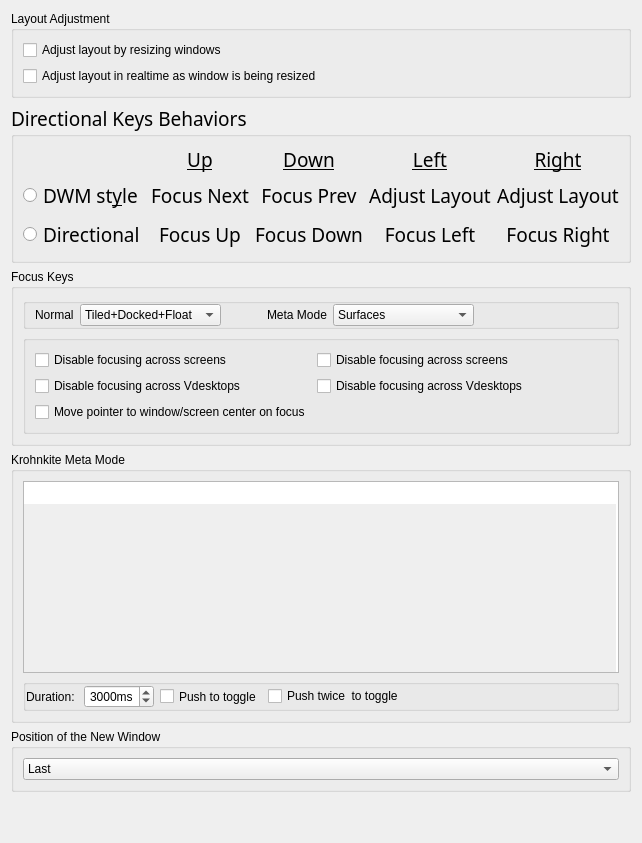
     <widget class="QWidget" name="_4_behaviorTab">
      <attribute name="title">
       <string>Behavior</string>
      </attribute>
      <layout class="QVBoxLayout" name="verticalLayout_6">
       <item>
        <widget class="QGroupBox" name="GB_1_layoutAdjustment">
         <property name="title">
          <string>Layout Adjustment</string>
         </property>
         <layout class="QVBoxLayout" name="verticalLayout_7">
          <item>
           <widget class="QCheckBox" name="kcfg_adjustLayout">
            <property name="toolTip">
             <string>Resizing window will cause layout to be adjusted. The actual behaviour might differ based on layout in use.</string>
            </property>
            <property name="text">
             <string>Adjust layout by resizing windows</string>
            </property>
           </widget>
          </item>
          <item>
           <widget class="QCheckBox" name="kcfg_adjustLayoutLive">
            <property name="toolTip">
             <string>If enabled, resizing window will immediately adjust layout. If disabled, layout will be adjusted *after* window resizing is over.</string>
            </property>
            <property name="text">
             <string>Adjust layout in realtime as window is being resized</string>
            </property>
           </widget>
          </item>
         </layout>
        </widget>
       </item>
       <item>
        <widget class="QGroupBox" name="GB_2_directionalMode">
         <property name="font">
          <font>
           <family>Noto Sans</family>
           <pointsize>14</pointsize>
           <italic>false</italic>
           <bold>false</bold>
          </font>
         </property>
         <property name="title">
          <string>Directional Keys Behaviors</string>
         </property>
         <layout class="QGridLayout" name="gridLayout_4">
          <item row="2" column="0">
           <widget class="QRadioButton" name="kcfg_directionalKeyFocus">
            <property name="sizePolicy">
             <sizepolicy hsizetype="Maximum" vsizetype="Fixed">
              <horstretch>0</horstretch>
              <verstretch>0</verstretch>
             </sizepolicy>
            </property>
            <property name="font">
             <font>
              <family>Noto Sans</family>
              <pointsize>14</pointsize>
              <italic>false</italic>
              <bold>false</bold>
             </font>
            </property>
            <property name="text">
             <string>Directional</string>
            </property>
            <attribute name="buttonGroup">
             <string notr="true">directionalKeyButtonGroup</string>
            </attribute>
           </widget>
          </item>
          <item row="0" column="4">
           <widget class="QLabel" name="label_5">
            <property name="font">
             <font>
              <family>Noto Sans</family>
              <pointsize>14</pointsize>
              <italic>false</italic>
              <bold>false</bold>
              <underline>true</underline>
             </font>
            </property>
            <property name="text">
             <string>Right</string>
            </property>
            <property name="alignment">
             <set>Qt::AlignmentFlag::AlignCenter</set>
            </property>
           </widget>
          </item>
          <item row="2" column="4">
           <widget class="QLabel" name="label_12">
            <property name="text">
             <string>Focus Right</string>
            </property>
            <property name="alignment">
             <set>Qt::AlignmentFlag::AlignCenter</set>
            </property>
           </widget>
          </item>
          <item row="1" column="2">
           <widget class="QLabel" name="label_6">
            <property name="text">
             <string>Focus Prev</string>
            </property>
            <property name="alignment">
             <set>Qt::AlignmentFlag::AlignCenter</set>
            </property>
           </widget>
          </item>
          <item row="0" column="3">
           <widget class="QLabel" name="label_4">
            <property name="font">
             <font>
              <family>Noto Sans</family>
              <pointsize>14</pointsize>
              <italic>false</italic>
              <bold>false</bold>
              <underline>true</underline>
             </font>
            </property>
            <property name="text">
             <string>Left</string>
            </property>
            <property name="alignment">
             <set>Qt::AlignmentFlag::AlignCenter</set>
            </property>
           </widget>
          </item>
          <item row="0" column="2">
           <widget class="QLabel" name="label_3">
            <property name="font">
             <font>
              <family>Noto Sans</family>
              <pointsize>14</pointsize>
              <italic>false</italic>
              <bold>false</bold>
              <underline>true</underline>
             </font>
            </property>
            <property name="text">
             <string>Down</string>
            </property>
            <property name="alignment">
             <set>Qt::AlignmentFlag::AlignCenter</set>
            </property>
           </widget>
          </item>
          <item row="1" column="3">
           <widget class="QLabel" name="label_7">
            <property name="text">
             <string>Adjust Layout</string>
            </property>
            <property name="alignment">
             <set>Qt::AlignmentFlag::AlignCenter</set>
            </property>
           </widget>
          </item>
          <item row="2" column="3">
           <widget class="QLabel" name="label_11">
            <property name="text">
             <string>Focus Left</string>
            </property>
            <property name="alignment">
             <set>Qt::AlignmentFlag::AlignCenter</set>
            </property>
           </widget>
          </item>
          <item row="1" column="1">
           <widget class="QLabel" name="label">
            <property name="text">
             <string>Focus Next</string>
            </property>
            <property name="alignment">
             <set>Qt::AlignmentFlag::AlignCenter</set>
            </property>
           </widget>
          </item>
          <item row="1" column="0">
           <widget class="QRadioButton" name="kcfg_directionalKeyDwm">
            <property name="sizePolicy">
             <sizepolicy hsizetype="Maximum" vsizetype="Fixed">
              <horstretch>0</horstretch>
              <verstretch>0</verstretch>
             </sizepolicy>
            </property>
            <property name="font">
             <font>
              <family>Noto Sans</family>
              <pointsize>14</pointsize>
              <italic>false</italic>
              <bold>false</bold>
             </font>
            </property>
            <property name="text">
             <string>DWM st&amp;yle</string>
            </property>
            <attribute name="buttonGroup">
             <string notr="true">directionalKeyButtonGroup</string>
            </attribute>
           </widget>
          </item>
          <item row="2" column="2">
           <widget class="QLabel" name="label_10">
            <property name="text">
             <string>Focus Down</string>
            </property>
            <property name="alignment">
             <set>Qt::AlignmentFlag::AlignCenter</set>
            </property>
           </widget>
          </item>
          <item row="2" column="1">
           <widget class="QLabel" name="label_9">
            <property name="text">
             <string>Focus Up</string>
            </property>
            <property name="alignment">
             <set>Qt::AlignmentFlag::AlignCenter</set>
            </property>
           </widget>
          </item>
          <item row="1" column="4">
           <widget class="QLabel" name="label_8">
            <property name="text">
             <string>Adjust Layout</string>
            </property>
            <property name="alignment">
             <set>Qt::AlignmentFlag::AlignCenter</set>
            </property>
           </widget>
          </item>
          <item row="0" column="1">
           <widget class="QLabel" name="label_2">
            <property name="font">
             <font>
              <family>Noto Sans</family>
              <pointsize>14</pointsize>
              <italic>false</italic>
              <bold>false</bold>
              <underline>true</underline>
             </font>
            </property>
            <property name="text">
             <string>Up</string>
            </property>
            <property name="alignment">
             <set>Qt::AlignmentFlag::AlignCenter</set>
            </property>
           </widget>
          </item>
         </layout>
        </widget>
       </item>
       <item>
        <widget class="QGroupBox" name="groupBox">
         <property name="title">
          <string>Focus Keys</string>
         </property>
         <layout class="QVBoxLayout" name="verticalLayout_15">
          <item>
           <widget class="QGroupBox" name="groupBox_2">
            <property name="title">
             <string/>
            </property>
            <property name="flat">
             <bool>true</bool>
            </property>
            <layout class="QGridLayout" name="gridLayout_34">
             <property name="topMargin">
              <number>0</number>
             </property>
             <property name="bottomMargin">
              <number>0</number>
             </property>
             <item row="0" column="6">
              <spacer name="horizontalSpacer_24">
               <property name="orientation">
                <enum>Qt::Orientation::Horizontal</enum>
               </property>
               <property name="sizeHint" stdset="0">
                <size>
                 <width>40</width>
                 <height>20</height>
                </size>
               </property>
              </spacer>
             </item>
             <item row="0" column="5">
              <widget class="QComboBox" name="kcfg_focusMeta">
               <property name="toolTip">
                <string>&lt;html&gt;&lt;head/&gt;&lt;body&gt;&lt;p&gt;What types of window can be focused using Krohnkite's focus keys in meta Mode. &lt;/p&gt;&lt;p&gt;Meta shortcuts: &lt;span style=&quot; font-weight:700;&quot;&gt;MetaFocusLeft&lt;/span&gt;, &lt;span style=&quot; font-weight:700;&quot;&gt;MetaFocusRight&lt;/span&gt;, &lt;span style=&quot; font-weight:700;&quot;&gt;MetaFocusUp&lt;/span&gt;, &lt;span style=&quot; font-weight:700;&quot;&gt;MetaFocusDown&lt;/span&gt;&lt;/p&gt;&lt;p&gt;These Meta Shortcuts have configured on the same Focus keys. Can be overridden in Krohnkite Meta Mode configuration settings (see wiki).&lt;/p&gt;&lt;p&gt;&lt;span style=&quot; font-weight:700;&quot;&gt;Special : focus up - &lt;/span&gt;walk on screens. &lt;span style=&quot; font-weight:700;&quot;&gt;focus down - &lt;/span&gt;walk on all the windows, even those that are not managed and  registered by Krohnkite. &lt;span style=&quot; font-weight:700;&quot;&gt;focus left/right - &lt;/span&gt;walk on Virtual Desktops.&lt;/p&gt;&lt;/body&gt;&lt;/html&gt;</string>
               </property>
               <property name="currentIndex">
                <number>1</number>
               </property>
               <item>
                <property name="text">
                 <string>Tiled+Docked+Float</string>
                </property>
               </item>
               <item>
                <property name="text">
                 <string>Surfaces</string>
                </property>
               </item>
               <item>
                <property name="text">
                 <string>Tiled</string>
                </property>
               </item>
               <item>
                <property name="text">
                 <string>Float</string>
                </property>
               </item>
               <item>
                <property name="text">
                 <string>Docked</string>
                </property>
               </item>
               <item>
                <property name="text">
                 <string>Tiled+Float</string>
                </property>
               </item>
               <item>
                <property name="text">
                 <string>Tiled+Docked</string>
                </property>
               </item>
               <item>
                <property name="text">
                 <string>Float+Docked</string>
                </property>
               </item>
               <item>
                <property name="text">
                 <string>Special</string>
                </property>
               </item>
              </widget>
             </item>
             <item row="0" column="0">
              <widget class="QLabel" name="label_62">
               <property name="text">
                <string>Normal</string>
               </property>
              </widget>
             </item>
             <item row="0" column="1">
              <widget class="QComboBox" name="kcfg_focusNormal">
               <property name="toolTip">
                <string>&lt;html&gt;&lt;head/&gt;&lt;body&gt;&lt;p&gt;What types of window can be focused using Krohnkite's focus keys. &lt;/p&gt;&lt;p&gt;&lt;span style=&quot; font-weight:700;&quot;&gt;Special : focus up - &lt;/span&gt;walk on screens. &lt;span style=&quot; font-weight:700;&quot;&gt;focus down - &lt;/span&gt;walk on all the windows, even those that are not managed and  registered by Krohnkite. &lt;span style=&quot; font-weight:700;&quot;&gt;focus left/right - &lt;/span&gt;walk on Virtual Desktops.&lt;/p&gt;&lt;/body&gt;&lt;/html&gt;</string>
               </property>
               <item>
                <property name="text">
                 <string>Tiled+Docked+Float</string>
                </property>
               </item>
               <item>
                <property name="text">
                 <string>Surfaces</string>
                </property>
               </item>
               <item>
                <property name="text">
                 <string>Tiled</string>
                </property>
               </item>
               <item>
                <property name="text">
                 <string>Float</string>
                </property>
               </item>
               <item>
                <property name="text">
                 <string>Docked</string>
                </property>
               </item>
               <item>
                <property name="text">
                 <string>Tiled+Float</string>
                </property>
               </item>
               <item>
                <property name="text">
                 <string>Tiled+Docked</string>
                </property>
               </item>
               <item>
                <property name="text">
                 <string>Float+Docked</string>
                </property>
               </item>
               <item>
                <property name="text">
                 <string>Special</string>
                </property>
               </item>
              </widget>
             </item>
             <item row="0" column="3">
              <widget class="QLabel" name="label_63">
               <property name="text">
                <string>Meta Mode</string>
               </property>
               <property name="margin">
                <number>0</number>
               </property>
              </widget>
             </item>
             <item row="0" column="2">
              <spacer name="horizontalSpacer_26">
               <property name="orientation">
                <enum>Qt::Orientation::Horizontal</enum>
               </property>
               <property name="sizeType">
                <enum>QSizePolicy::Policy::Minimum</enum>
               </property>
               <property name="sizeHint" stdset="0">
                <size>
                 <width>40</width>
                 <height>20</height>
                </size>
               </property>
              </spacer>
             </item>
            </layout>
           </widget>
          </item>
          <item>
           <widget class="QGroupBox" name="groupBox_3">
            <property name="title">
             <string/>
            </property>
            <property name="flat">
             <bool>true</bool>
            </property>
            <layout class="QGridLayout" name="gridLayout_35">
             <item row="0" column="0">
              <widget class="QCheckBox" name="kcfg_focusNormalDisableScreens">
               <property name="toolTip">
                <string>&lt;html&gt;&lt;head/&gt;&lt;body&gt;&lt;p&gt;&lt;br/&gt;&lt;/p&gt;&lt;/body&gt;&lt;/html&gt;</string>
               </property>
               <property name="text">
                <string>Disable focusing across screens</string>
               </property>
              </widget>
             </item>
             <item row="1" column="1">
              <widget class="QCheckBox" name="kcfg_focusMetaDisableVDesktops">
               <property name="toolTip">
                <string>&lt;html&gt;&lt;head/&gt;&lt;body&gt;&lt;p&gt;&lt;br/&gt;&lt;/p&gt;&lt;/body&gt;&lt;/html&gt;</string>
               </property>
               <property name="text">
                <string>Disable focusing across Vdesktops</string>
               </property>
              </widget>
             </item>
             <item row="0" column="1">
              <widget class="QCheckBox" name="kcfg_focusMetaDisableScreens">
               <property name="toolTip">
                <string>&lt;html&gt;&lt;head/&gt;&lt;body&gt;&lt;p&gt;&lt;br/&gt;&lt;/p&gt;&lt;/body&gt;&lt;/html&gt;</string>
               </property>
               <property name="text">
                <string>Disable focusing across screens</string>
               </property>
              </widget>
             </item>
             <item row="1" column="0">
              <widget class="QCheckBox" name="kcfg_focusNormalDisableVDesktops">
               <property name="toolTip">
                <string>&lt;html&gt;&lt;head/&gt;&lt;body&gt;&lt;p&gt;&lt;br/&gt;&lt;/p&gt;&lt;/body&gt;&lt;/html&gt;</string>
               </property>
               <property name="text">
                <string>Disable focusing across Vdesktops</string>
               </property>
              </widget>
             </item>
             <item row="2" column="0">
              <widget class="QCheckBox" name="kcfg_movePointerOnFocus">
               <property name="toolTip">
                <string>Move mouse cursor to the center of a window/screen when it becomes focused</string>
               </property>
               <property name="text">
                <string>Move pointer to window/screen center on focus</string>
               </property>
              </widget>
             </item>
             <item row="0" column="2">
              <spacer name="horizontalSpacer_25">
               <property name="orientation">
                <enum>Qt::Orientation::Horizontal</enum>
               </property>
               <property name="sizeHint" stdset="0">
                <size>
                 <width>40</width>
                 <height>20</height>
                </size>
               </property>
              </spacer>
             </item>
            </layout>
           </widget>
          </item>
         </layout>
        </widget>
       </item>
       <item>
        <widget class="QGroupBox" name="GB_3_metaShortcut">
         <property name="title">
          <string>Krohnkite Meta Mode</string>
         </property>
         <layout class="QVBoxLayout" name="verticalLayout_3">
          <item>
           <widget class="QPlainTextEdit" name="kcfg_metaConf">
            <property name="sizePolicy">
             <sizepolicy hsizetype="Expanding" vsizetype="Minimum">
              <horstretch>0</horstretch>
              <verstretch>0</verstretch>
             </sizepolicy>
            </property>
            <property name="toolTip">
             <string>&lt;html&gt;&lt;head/&gt;&lt;body&gt;&lt;p&gt;Redefining the default keybindings in Meta Mode (see the wiki for details)&lt;/p&gt;&lt;p&gt;Format(Case Sensitive): functionality1=functionality2&amp;lt;enter&amp;gt;&lt;/p&gt;&lt;p&gt;where functionality1 is what you shortcut push, functionality2 - what functionality will run in Meta Mode For example:&lt;/p&gt;&lt;p&gt;RaiseSurfaceCapacity=ResetSurfaceCapacity&lt;/p&gt;&lt;/body&gt;&lt;/html&gt;</string>
            </property>
            <property name="overwriteMode">
             <bool>false</bool>
            </property>
            <property name="backgroundVisible">
             <bool>true</bool>
            </property>
            <property name="centerOnScroll">
             <bool>true</bool>
            </property>
           </widget>
          </item>
          <item>
           <widget class="QGroupBox" name="GB_2_metaDuration">
            <property name="sizePolicy">
             <sizepolicy hsizetype="Preferred" vsizetype="Preferred">
              <horstretch>0</horstretch>
              <verstretch>0</verstretch>
             </sizepolicy>
            </property>
            <property name="title">
             <string/>
            </property>
            <property name="flat">
             <bool>true</bool>
            </property>
            <layout class="QGridLayout" name="gridLayout_31">
             <property name="leftMargin">
              <number>0</number>
             </property>
             <property name="topMargin">
              <number>0</number>
             </property>
             <property name="bottomMargin">
              <number>0</number>
             </property>
             <property name="horizontalSpacing">
              <number>6</number>
             </property>
             <property name="verticalSpacing">
              <number>0</number>
             </property>
             <item row="0" column="3">
              <widget class="QCheckBox" name="kcfg_metaIsPushedTwice">
               <property name="sizePolicy">
                <sizepolicy hsizetype="Preferred" vsizetype="Fixed">
                 <horstretch>0</horstretch>
                 <verstretch>0</verstretch>
                </sizepolicy>
               </property>
               <property name="maximumSize">
                <size>
                 <width>16777215</width>
                 <height>20</height>
                </size>
               </property>
               <property name="sizeIncrement">
                <size>
                 <width>0</width>
                 <height>0</height>
                </size>
               </property>
               <property name="toolTip">
                <string>&lt;html&gt;&lt;head/&gt;&lt;body&gt;&lt;p&gt;Push twice the meta shortcut to enable/disable the Meta Mode&lt;/p&gt;&lt;/body&gt;&lt;/html&gt;</string>
               </property>
               <property name="text">
                <string>Push twice  to toggle</string>
               </property>
              </widget>
             </item>
             <item row="0" column="0">
              <widget class="QLabel" name="label_61">
               <property name="text">
                <string>Duration: </string>
               </property>
              </widget>
             </item>
             <item row="0" column="1">
              <widget class="QSpinBox" name="kcfg_metaTimeout">
               <property name="focusPolicy">
                <enum>Qt::FocusPolicy::StrongFocus</enum>
               </property>
               <property name="toolTip">
                <string>&lt;html&gt;&lt;head/&gt;&lt;body&gt;&lt;p&gt;Time Duration in milliseconds before the Meta Mode is automatically disabled&lt;/p&gt;&lt;/body&gt;&lt;/html&gt;</string>
               </property>
               <property name="alignment">
                <set>Qt::AlignmentFlag::AlignCenter</set>
               </property>
               <property name="suffix">
                <string>ms</string>
               </property>
               <property name="minimum">
                <number>100</number>
               </property>
               <property name="maximum">
                <number>9999</number>
               </property>
               <property name="value">
                <number>3000</number>
               </property>
              </widget>
             </item>
             <item row="0" column="4">
              <spacer name="horizontalSpacer_22">
               <property name="orientation">
                <enum>Qt::Orientation::Horizontal</enum>
               </property>
               <property name="sizeHint" stdset="0">
                <size>
                 <width>40</width>
                 <height>20</height>
                </size>
               </property>
              </spacer>
             </item>
             <item row="0" column="2">
              <widget class="QCheckBox" name="kcfg_metaIsToggle">
               <property name="sizePolicy">
                <sizepolicy hsizetype="Preferred" vsizetype="Preferred">
                 <horstretch>0</horstretch>
                 <verstretch>0</verstretch>
                </sizepolicy>
               </property>
               <property name="toolTip">
                <string>&lt;html&gt;&lt;head/&gt;&lt;body&gt;&lt;p&gt;Krohnkite Meta shorcut works as a switcher of the Meta Mode&lt;/p&gt;&lt;/body&gt;&lt;/html&gt;</string>
               </property>
               <property name="text">
                <string>Push to toggle</string>
               </property>
              </widget>
             </item>
            </layout>
           </widget>
          </item>
         </layout>
        </widget>
       </item>
       <item>
        <widget class="QGroupBox" name="GB_4_newWindowPositions">
         <property name="title">
          <string>Position of the New Window</string>
         </property>
         <layout class="QVBoxLayout" name="verticalLayout_9">
          <item alignment="Qt::AlignmentFlag::AlignVCenter">
           <widget class="QComboBox" name="kcfg_newWindowPosition">
            <property name="minimumSize">
             <size>
              <width>400</width>
              <height>0</height>
             </size>
            </property>
            <item>
             <property name="text">
              <string>Last</string>
             </property>
            </item>
            <item>
             <property name="text">
              <string>First</string>
             </property>
            </item>
            <item>
             <property name="text">
              <string>Second</string>
             </property>
            </item>
           </widget>
          </item>
         </layout>
        </widget>
       </item>
       <item>
        <spacer name="verticalSpacer_3">
         <property name="orientation">
          <enum>Qt::Orientation::Vertical</enum>
         </property>
         <property name="sizeHint" stdset="0">
          <size>
           <width>20</width>
           <height>40</height>
          </size>
         </property>
        </spacer>
       </item>
      </layout>
     </widget>
